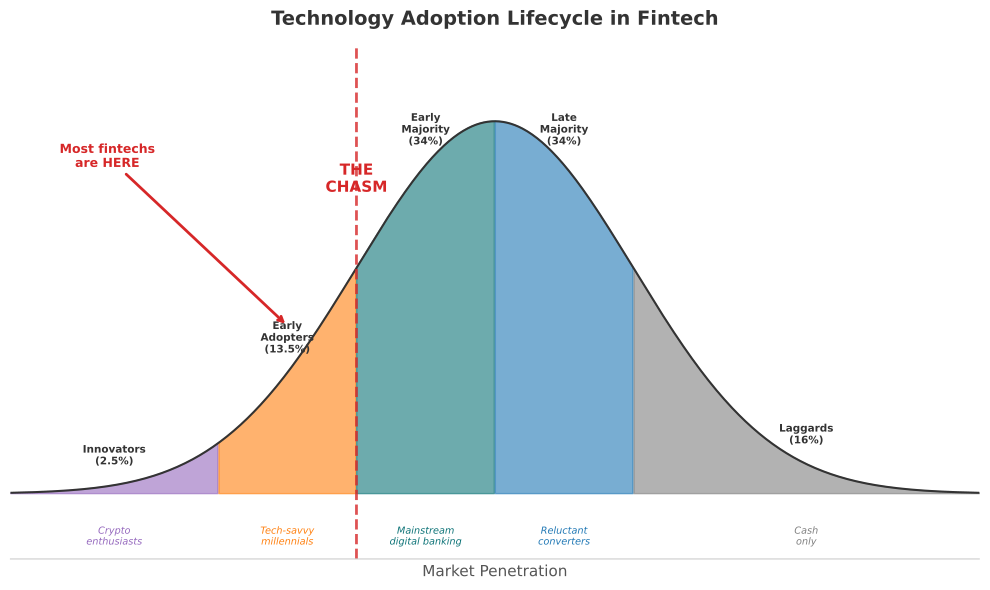

Write the Python code that produced this figure.
"""
Figure 06: Technology Adoption Lifecycle
Rogers' bell curve with fintech-specific segment labels and "The Chasm" marker.
"""
import sys
import os
sys.path.insert(0, os.path.join(os.path.dirname(__file__), '..', '..', '..', '_shared'))

import matplotlib
matplotlib.use('Agg')
import matplotlib.pyplot as plt
import matplotlib.patches as mpatches
import numpy as np

try:
    from chart_styles import V4_COLORS, apply_v4_style, save_chart
except ImportError:
    V4_COLORS = {
        'MLPURPLE': '#9467BD', 'MLBLUE': '#1F77B4', 'MLRED': '#D62728',
        'MLORANGE': '#FF7F0E', 'MLGREEN': '#2CA02C', 'MLGRAY': '#7F7F7F',
        'MLTEAL': '#0D7377', 'MLCYAN': '#14BDEB', 'MLYELLOW': '#BCBD22',
        'MLPINK': '#E377C2', 'MLBROWN': '#8C564B',
    }
    def apply_v4_style(ax, title='', xlabel='', ylabel=''):
        ax.set_title(title, fontsize=14, fontweight='bold', pad=15, color='#333333')
        if xlabel: ax.set_xlabel(xlabel, fontsize=11, color='#555555')
        if ylabel: ax.set_ylabel(ylabel, fontsize=11, color='#555555')
        ax.spines['top'].set_visible(False)
        ax.spines['right'].set_visible(False)
        ax.spines['left'].set_color('#CCCCCC')
        ax.spines['bottom'].set_color('#CCCCCC')
        ax.tick_params(colors='#555555', labelsize=9)
        ax.set_facecolor('white')
        return ax
    def save_chart(fig, filename='chart.pdf', dpi=300):
        fig.tight_layout()
        fig.savefig(filename, format='pdf', bbox_inches='tight', dpi=dpi, facecolor='white')
        plt.close(fig)
        print(f'Saved: {filename}')

CHART_METADATA = {
    'title': 'Technology Adoption Lifecycle',
    'type': 'bell_curve',
    'section': 'Adoption Theory',
    'lecture_number': 2,
}

fig, ax = plt.subplots(1, 1, figsize=(10, 6))
fig.patch.set_facecolor('white')

# Gaussian bell curve
x = np.linspace(-3.5, 3.5, 1000)
y = np.exp(-x**2 / 2) / np.sqrt(2 * np.pi)

# Segment boundaries (in std devs from mean)
# Innovators: 2.5% -> left of -2
# Early Adopters: 13.5% -> -2 to -1
# Early Majority: 34% -> -1 to 0
# Late Majority: 34% -> 0 to 1
# Laggards: 16% -> right of 1
bounds = [-3.5, -2.0, -1.0, 0.0, 1.0, 3.5]
colors = [V4_COLORS['MLPURPLE'], V4_COLORS['MLORANGE'], V4_COLORS['MLTEAL'],
          V4_COLORS['MLBLUE'], V4_COLORS['MLGRAY']]
labels = ['Innovators\n(2.5%)', 'Early\nAdopters\n(13.5%)', 'Early\nMajority\n(34%)',
          'Late\nMajority\n(34%)', 'Laggards\n(16%)']
fintech_labels = ['Crypto\nenthusiasts', 'Tech-savvy\nmillennials', 'Mainstream\ndigital banking',
                  'Reluctant\nconverters', 'Cash\nonly']

for i in range(5):
    mask = (x >= bounds[i]) & (x <= bounds[i + 1])
    ax.fill_between(x[mask], y[mask], alpha=0.6, color=colors[i], label=labels[i].replace('\n', ' '))
    # Segment label at center
    cx = (bounds[i] + bounds[i + 1]) / 2
    cy_idx = np.argmin(np.abs(x - cx))
    ax.text(cx, y[cy_idx] + 0.02, labels[i], ha='center', va='bottom',
            fontsize=7.5, fontweight='bold', color='#333333')
    ax.text(cx, -0.035, fintech_labels[i], ha='center', va='top',
            fontsize=7, color=colors[i], fontstyle='italic')

# Plot the curve outline
ax.plot(x, y, color='#333333', linewidth=1.5)

# THE CHASM - between Early Adopters and Early Majority
chasm_x = -1.0
ax.axvline(x=chasm_x, color=V4_COLORS['MLRED'], linestyle='--', linewidth=2, alpha=0.8)
ax.text(chasm_x, 0.32, 'THE\nCHASM', ha='center', va='bottom',
        fontsize=11, fontweight='bold', color=V4_COLORS['MLRED'])

# Arrow: "Most fintechs are HERE"
ax.annotate('Most fintechs\nare HERE',
            xy=(-1.5, 0.18), xytext=(-2.8, 0.35),
            fontsize=9, fontweight='bold', color=V4_COLORS['MLRED'],
            arrowprops=dict(arrowstyle='->', color=V4_COLORS['MLRED'], lw=2),
            ha='center')

ax.set_ylim(-0.07, 0.48)
ax.set_xlim(-3.5, 3.5)
ax.set_xticks([])
ax.set_yticks([])

apply_v4_style(ax, title='Technology Adoption Lifecycle in Fintech',
               xlabel='Market Penetration')
ax.spines['left'].set_visible(False)

output_path = os.path.join(os.path.dirname(__file__), 'chart.pdf')
save_chart(fig, output_path)
